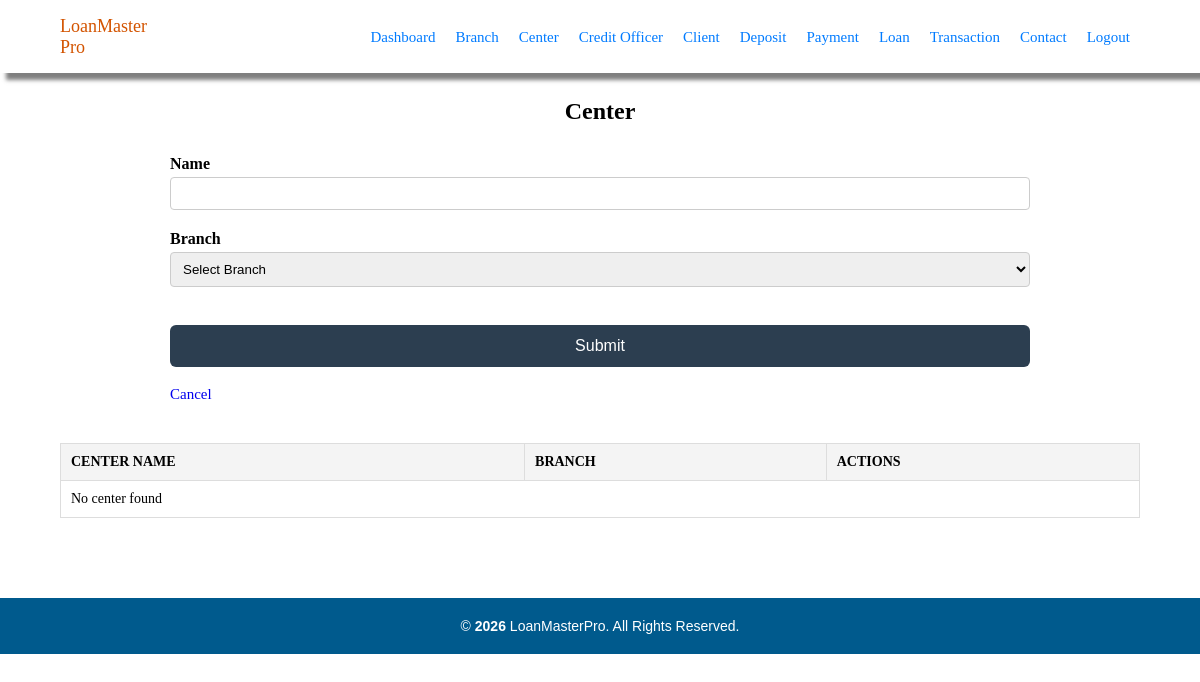
Before: /center/ (signed in) with the older database file.
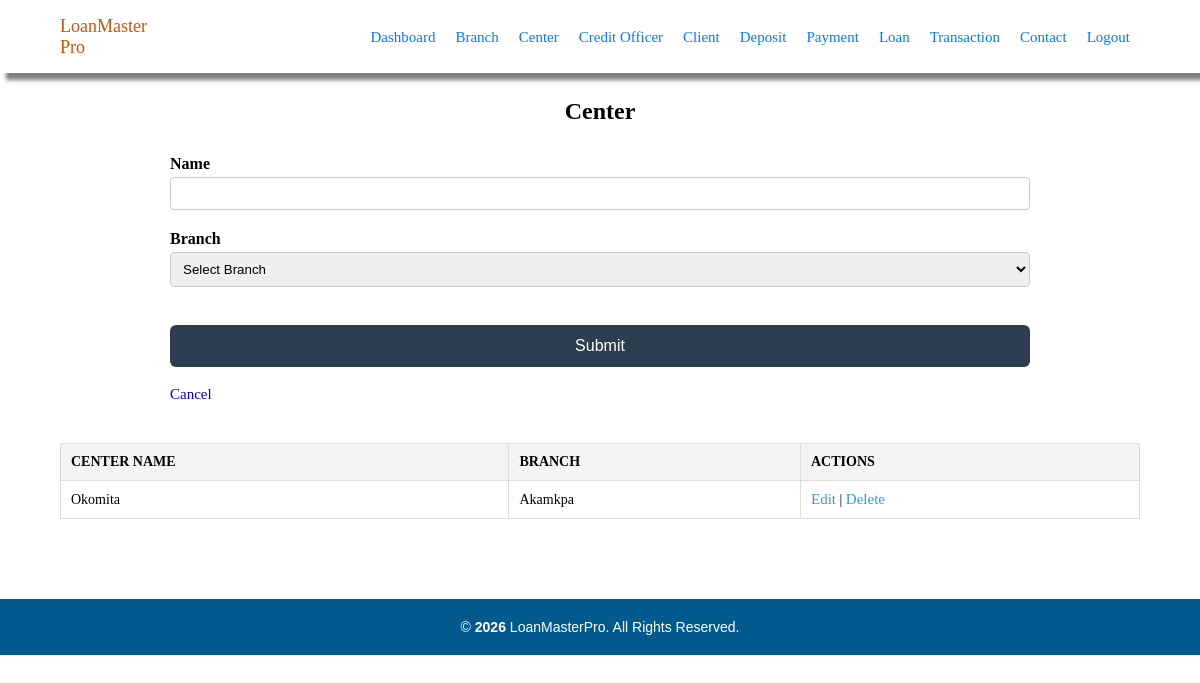
After: the same page with the newer database file.
### core/models.py (models this page shows, shortened)
class Center(models.Model):
    user = models.ForeignKey(User, on_delete=models.CASCADE, null=True)
    name = models.CharField(max_length=200)
    branch = models.ForeignKey(Branch,on_delete=models.CASCADE)

class Branch(models.Model):
    user = models.ForeignKey(User, on_delete=models.CASCADE, null=True)
    name = models.CharField(max_length=200)

### core/views.py (the view)
# urls.py: path('center/', views.center_view, name='center_view'),
def center_view(request):
    if request.user.is_staff:
        centers = Center.objects.all()
        branches = Branch.objects.all()
    else:
        centers = Center.objects.filter(user=request.user)
        branches = Branch.objects.filter(user=request.user)
    if request.method =='POST':
        name = request.POST.get('name')
        branch_id = request.POST.get('branch')
        branch =Branch.objects.get(id=branch_id)
        center = Center.objects.create(name=name,branch=branch)
        return redirect('center_view')
    return render(request, 'center.html',{'branches':branches,'centers':centers})

### core/templates/center.html (shortened to what this page needs)
{% extends 'base.html' %} {% block content %}
<div class="container">
  <br />
  <h2>Center</h2>
  <form method="POST" action="{% url 'center_view' %}">
    <div class="form-group">
      <label for="name">Name</label>
      <input type="text" name="name" id="name" />
    </div>
    <div class="form-group">
      <label for="branch">Branch</label>
      <select name="branch" id="branch">
        <option value="">Select Branch</option>
      </select>
    </div>
    <br />
    <div class="form-group">
      <button type="submit">Submit</button>
      <br /><br />
      <a href="{% url 'dashboard' %}">Cancel</a>
    </div>
  </form>
  <div class="desktop-view">
    <table>
      <thead>
        <tr>
          <th>Center Name</th>
          <th>Branch</th>
          <th>Actions</th>
        </tr>
      </thead>
      <tbody>
        {% for center in centers %}
        <tr>
          <td>{{center.name}}</td>
          <td>{{center.branch.name}}</td>
          <td>
            <a href="{% url 'edit_center_view' center.id %}">Edit</a> |
            <a href="{% url 'delete_center_view' center.id %}">Delete</a>
          </td>
        </tr>
        {% empty %}
        <tr>
          <td colspan="5">No center found</td>
        </tr>
        {% endfor %}
      </tbody>
    </table>
  </div>
</div>
{% endblock %}

### core/templates/base.html (shortened to what this page needs)
<!DOCTYPE html>
<html lang="en">
  <head>
    {% load static%}
    <link rel="stylesheet" href="{% static 'core/style.css'%}" />
  </head>
  <body>
    <nav>
      <a href="{% url 'home' %}" class="logo">LoanMaster <br />
        Pro</a>
      <ul id="nav-menu">
        {% if user.is_authenticated %}
        <li><a href="{% url 'dashboard' %}">Dashboard</a></li>
        <li><a href="{% url 'branch_view'%}">Branch</a></li>
        <li><a href="{% url 'center_view'%}">Center</a></li>
        <li><a href="{% url 'officer_view'%}">Credit Officer</a></li>
        <li><a href="{% url 'client_list' %}">Client</a></li>
        <li><a href="{% url 'deposit_list' %}">Deposit</a></li>
        <li><a href="{% url 'payment_history' %}">Payment</a></li>
        <li><a href="{% url 'loan_list' %}">Loan</a></li>
        <li><a href="{% url 'transaction' %}">Transaction</a></li>
        <li><a href="{% url 'contact' %}">Contact</a></li>
        <li><a href="{% url 'logout'%}">Logout</a></li>
        {% else %}
        <li><a href="{% url 'home' %}">Home</a></li>
        <li><a href="{% url 'contact' %}">Contact</a></li>
        <li><a href="{% url 'signup'%}">Register</a></li>
        <li><a href="{% url 'signin'%}">Signin</a></li>
        {% endif %}
      </ul>
    </nav>
    {% block content%} {% endblock content%}
    <footer>
      <p>© <span id="year"></span> LoanMasterPro. All Rights Reserved.</p>
    </footer>
  </body>
</html>

### core/static/core/style.css (style rules this page uses)
* { margin: 0; padding: 0; box-sizing: border-box; }
.container { width: 90%; max-width: 1200px; margin: 80px auto; }
a { text-decoration: none; font-size: 15px; }
nav { display: flex; justify-content: space-between; align-items: center; padding: 10px 5%; position: fixed; left: 0; top: 0; width: 100%; z-index: 999; height: 73px; box-shadow: 6px 7px 4px rgba(0, 0, 0, 0.5); background-color: #fff; }
nav ul { display: flex; margin: 0; padding: 0; }
nav ul li { display: inline-block; margin: 0 10px; list-style: none; }
nav ul li a { text-decoration: none; transition: 0.3s ease; color: #007bff; }
.logo { color: #d35400; font-size: 18px; }
h2 { text-align: center; }
form { max-width: 900px; margin: auto; background: #fff; padding: 20px; border-radius: 8px; }
.form-group { margin-bottom: 20px; }
label { margin-top: 10px; display: block; font-weight: bold; }
input, select { width: 100%; padding: 8px; margin-top: 4px; border: 1px solid #ccc; border-radius: 4px; }
button { width: 100%; padding: 12px; background: #2c3e50; border: none; color: white; font-size: 16px; border-radius: 6px; cursor: pointer; }
table { width: 100%; border-collapse: collapse; background: white; }
th, td { padding: 10px; border: 1px solid #ccc; font-size: 14px; }
th { background: #f1f1f1; text-transform: uppercase; }
.desktop-view { display: block; }
table { width: 100%; border-collapse: collapse; }
th, td { padding: 10px; border: 1px solid #ddd; text-align: left; }
th { background-color: #f4f4f4; }
td a { text-decoration: none; color: #3498db; }
footer { background-color: #005a8d; color: #fff; text-align: center; padding: 20px; font-family: Arial, sans-serif; position: relative; bottom: 0; width: 100%; }
footer p { margin: 0; font-size: 14px; }
footer #year { font-weight: bold; }

Changed rows visible on the page:
added Center: name "Okomita", branch.name "Akamkpa"
Other visible differences:
text no longer shown: "No center found"
